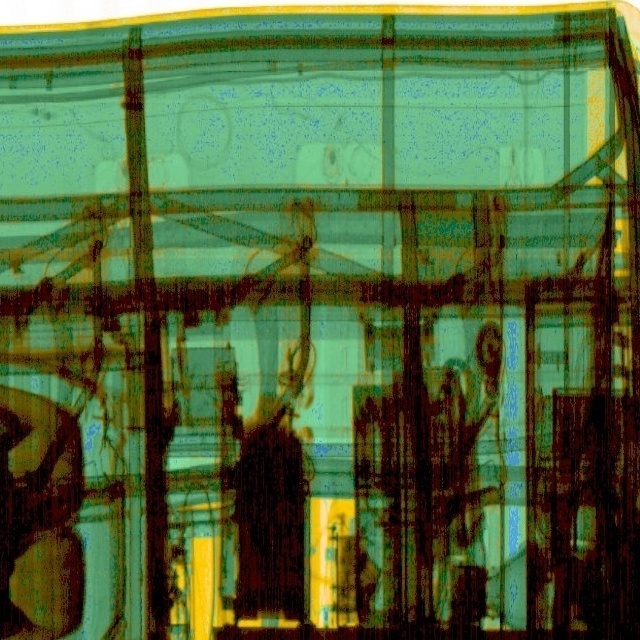
#> input picture cleanup_busxray_script/output_annotations_adjusted/images/test/1832_annotated_segment_0_1920_cleaned.jpg, 640 x 640 px
$ python -i detect_blur_image.py   (imports and definitions only)
#> lines starting #> are read from the running program, lines starting #| are printed output that depends on the picture
"""
This script calls the performs blur detection for images.
It has a -s to save the images to the current folder.
-z is to alter the size of the blur masking. Leave it at default 60
"""

# import the necessary packages
# from blur_detector import detect_blur_fft
from compare_FFT_images import compare_fft_image
from general_scripts.general_scripts import load_images_from_folder
import numpy as np
import argparse
import imutils
import cv2
import os, sys
import pandas as pd
import openpyxl
import matplotlib.pyplot as plt

# construct the argument parser and parse the arguments
# python detect_blur_image.py -i "C:\Users\alpha\PycharmProjects\HTX_Test_Projects\test images" -t 5 -v -1 -d 1 -s -1 -z 60
# detect_blur_image.py -i "../test folder" -t 40 -v -1 -d 1 -s -1 -z 60

ap = argparse.ArgumentParser()
# [12 lines not run here, left out]

# A list to store all the threshold if user enables --save 1
info = []


def main(args):
    args = vars(ap.parse_args())
    return args
def detect_single_image(image, save):
    # orig = image
#> called with save = 'out.png'
    orig = cv2.imread(image)
#> orig is the input picture: shape (640, 640, 3); mean B, G, R 58, 101.1, 78.7
    # orig = imutils.resize(orig, width=500)
    gray = cv2.cvtColor(orig, cv2.COLOR_BGR2GRAY)
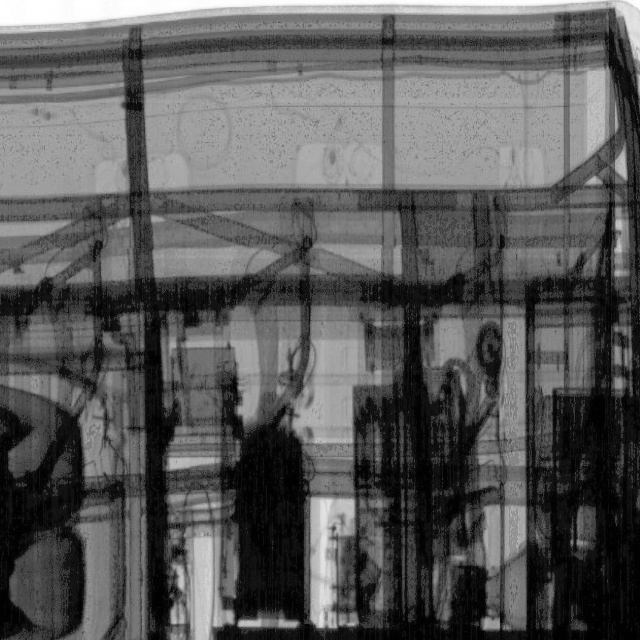
#> gray: shape (640, 640); min 0, max 255, mean 89.5
    # apply our blur detector using the FFT
#> (the run stopped early here; a loop or call above may not have finished)

$ run again, on cleanup_busxray_script/output_annotations_adjusted/images/test/1833_annotated_segment_640_1280_cleaned.jpg
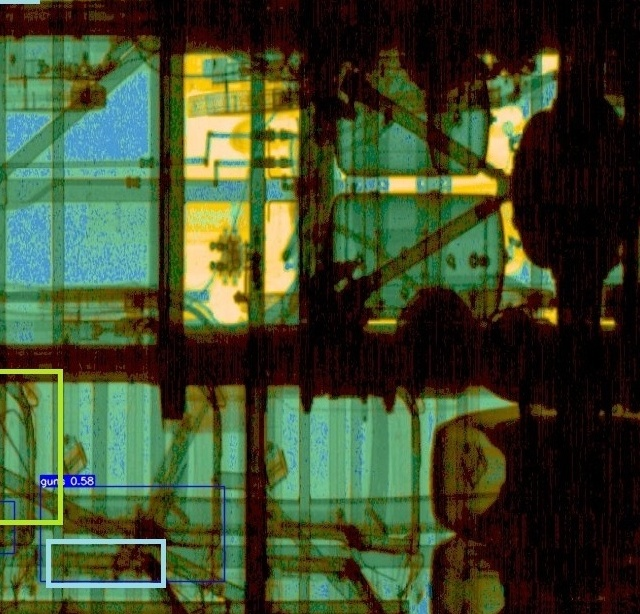
#> input picture cleanup_busxray_script/output_annotations_adjusted/images/test/1833_annotated_segment_640_1280_cleaned.jpg, 640 x 614 px
#> in detect_single_image, orig is the input picture: shape (614, 640, 3); mean B, G, R 46.1, 76.7, 63.4
#> in detect_single_image, `gray = cv2.cvtColor(orig, cv2.COLOR_BGR2GRAY)`:
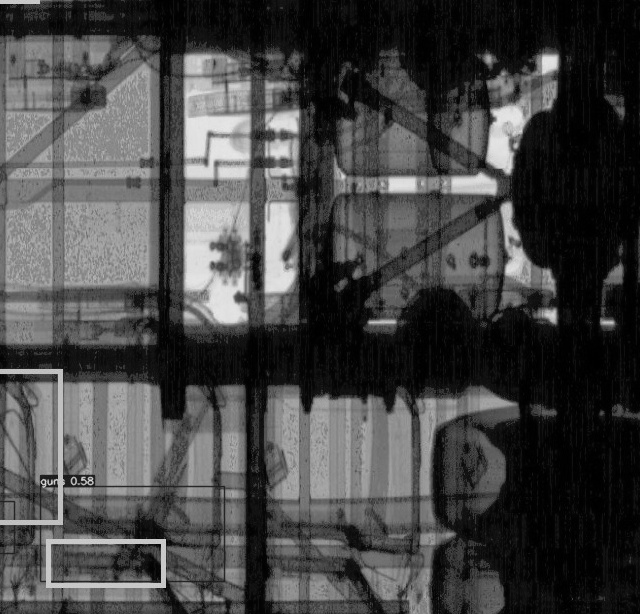
#> gray: shape (614, 640); min 0, max 235, mean 69.2

$ run again, on cleanup_busxray_script/output_annotations_adjusted/images/test/1833_annotated_segment_640_1920_cleaned.jpg
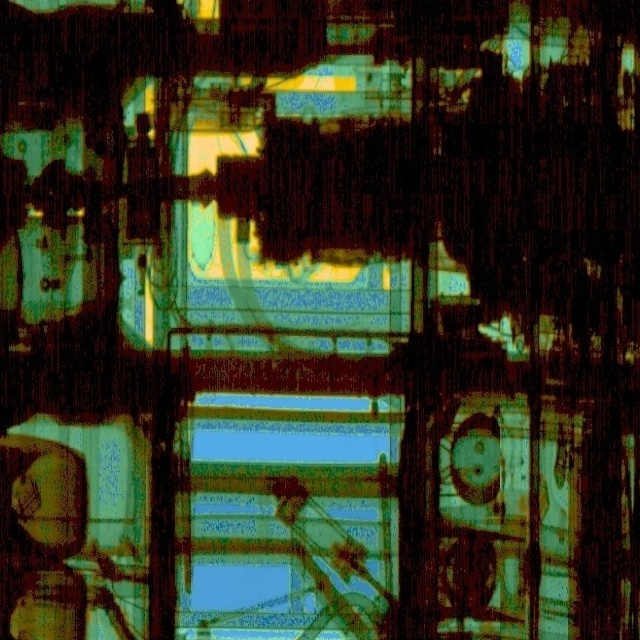
#> input picture cleanup_busxray_script/output_annotations_adjusted/images/test/1833_annotated_segment_640_1920_cleaned.jpg, 640 x 640 px
#> in detect_single_image, orig is the input picture: shape (640, 640, 3); mean B, G, R 35.1, 53.8, 48.3
#> in detect_single_image, `gray = cv2.cvtColor(orig, cv2.COLOR_BGR2GRAY)`:
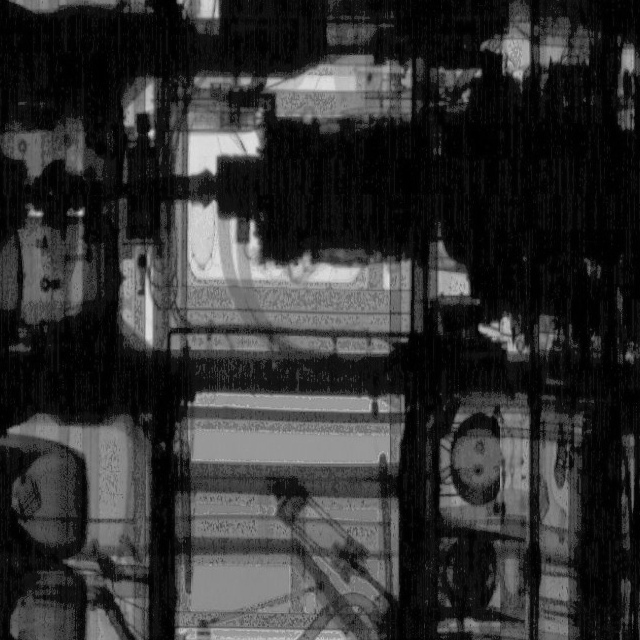
#> gray: shape (640, 640); min 0, max 231, mean 50

$ run again, on cleanup_busxray_script/output_annotations_adjusted/images/test/1833_annotated_segment_960_1280_cleaned.jpg
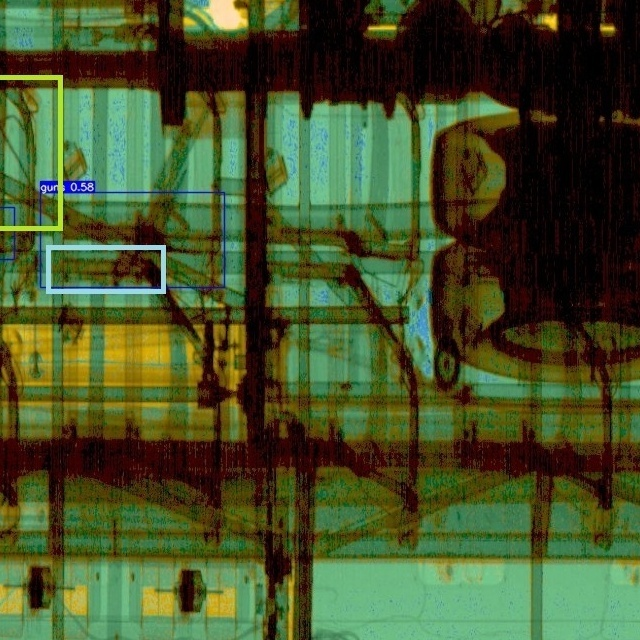
#> input picture cleanup_busxray_script/output_annotations_adjusted/images/test/1833_annotated_segment_960_1280_cleaned.jpg, 640 x 640 px
#> in detect_single_image, orig is the input picture: shape (640, 640, 3); mean B, G, R 42.2, 82.2, 69.3
#> in detect_single_image, `gray = cv2.cvtColor(orig, cv2.COLOR_BGR2GRAY)`:
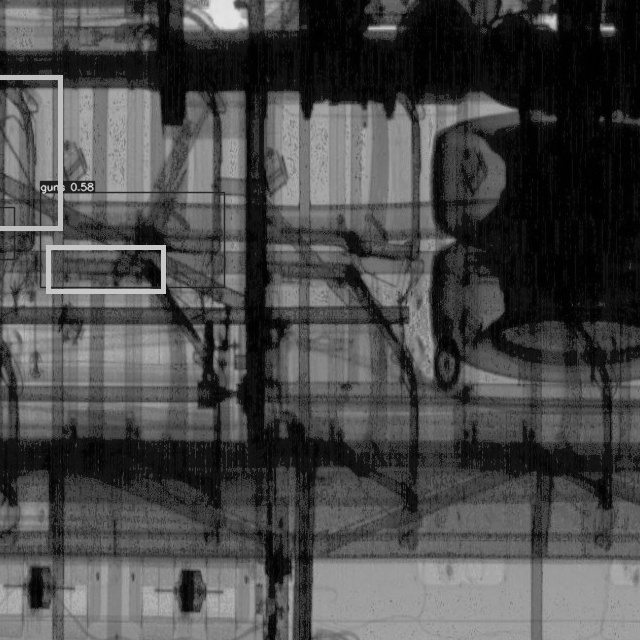
#> gray: shape (640, 640); min 0, max 230, mean 73.8
